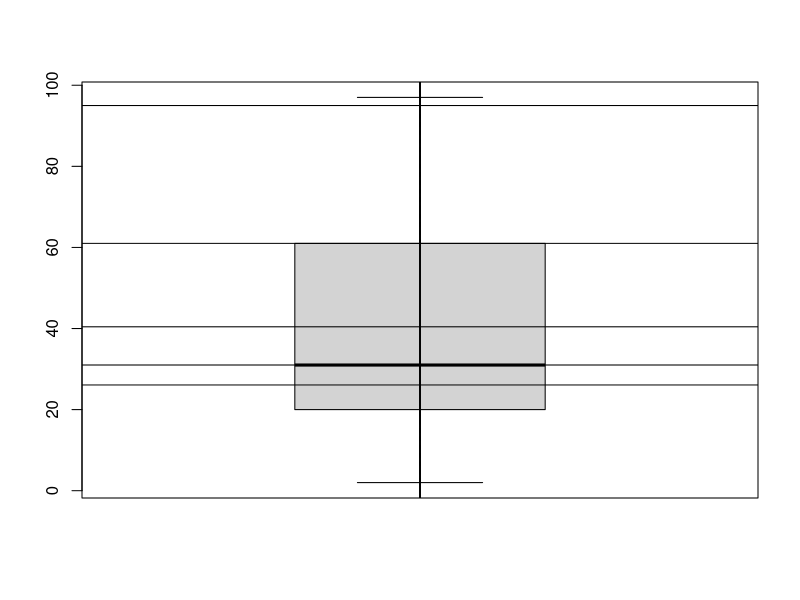

Write R code to recreate this figure.
# Instalando biblioteca readxl para importar para o R arquivos com extensÃ£o .xls ou .xlsx.
if (!("readxl") %in% installed.packages()) install.packages("readxl")
library(readxl)
df.ex2 <- read_excel("./dados/exercicio2.xls",skip = 1, col_names = "Casas", col_types = c("numeric"))
ex2.freq_abs<-table(df.ex2$Casas) 
ex2.freq_abs
ex2.freq_rel<-100*prop.table(ex2.freq_abs)
ex2.freq_rel
ex2.freq_acum<-cumsum(ex2.freq_rel) 
ex2.freq_acum

ex2.freq_abs<-c(ex2.freq_abs,sum(ex2.freq_abs)) 
ex2.fe<-c(ex2.freq_rel,sum(ex2.freq_rel)) 
ex2.freq_acum<-c(ex2.freq_acum,NA) 
names(ex2.freq_abs)[40]<-"Total" 

tabela<-cbind (ex2.freq_abs,ex2.freq_rel,ex2.freq_acum) 
tabela

ex2.media <- mean(df.ex2$Casas)
print(paste("MÃ©dia dos numeros das Casas:", ex2.media))

ex2.mediana = median(df.ex2$Casas)
print(paste("MÃ©diana dos numeros das Casas:", ex2.mediana))

getmode <- function(v) {
  uniqv <- unique(v)
  uniqv[which.max(tabulate(match(v, uniqv)))]
}

ex2.moda <- getmode(df.ex2$Casas)
print(paste("Moda dos numeros das Casas:", ex2.moda))

range(df.ex2$Casas)
ex2.amplitude<-diff( range(df.ex2$Casas) )
print(paste("Amplitude dos numeros das Casas:", ex2.amplitude))

ex2.variancia<-var(df.ex2$Casas)
print(paste("Variancia dos numeros das Casas:", ex2.variancia))

ex2.desvio<-sd(df.ex2$Casas)
print(paste("Desvio padrao dos numeros das Casas:", ex2.desvio))

boxplot(df.ex2$Casas)
abline(a = ex2.media, b = 0L, h = NULL, v = T)
abline(a = ex2.mediana, b = 0L, h = NULL, v = T)
abline(a = ex2.moda, b = 0L, h = NULL, v = T)
abline(a = ex2.amplitude, b = 0L, h = NULL, v = T)
abline(a = ex2.variancia, b = 0L, h = NULL, v = T)
abline(a = ex2.desvio, b = 0L, h = NULL, v = T)